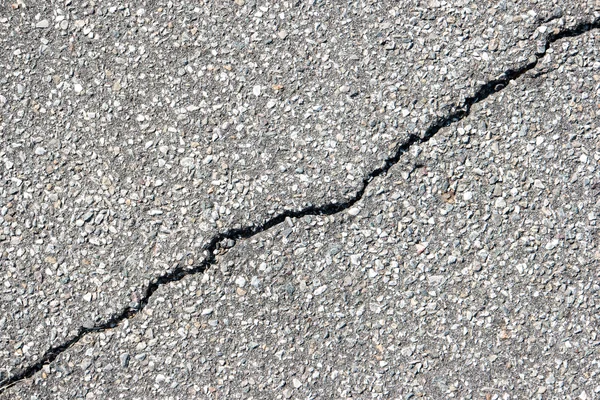
//> input picture Lab 5/Asphalt cracks/Asphalt-1.png, 600 x 400 px
$ ./1   (built with g++ and OpenCV 4)
//> lines starting //> are read from the running program, lines starting //| are printed output that depends on the picture; after the words box and inside, x2 and y2 are one past the last pixel; in counts of white or black regions, pixels touching at a corner belong together
#include <iostream>
#include "opencv2/imgproc.hpp"
#include "opencv2/highgui.hpp"
#include <assert.h>

using namespace cv;
using namespace std;

const std::string ASPHALT_WINDOW = "Asphalt window.";

void contrast_stretch(const Mat &src, Mat &dst, float low_level_ratio);
void segment(Mat &src, Mat &dst);
void show_asphalt(Mat &img);

int main(int argc, char **argv)
{
    Mat asphalt_1 = imread("Asphalt cracks/Asphalt-1.png");
//> asphalt_1 is the input picture: 400 rows x 600 cols, CV_8UC3; mean B, G, R 158.6, 160.9, 162.4
    Mat asphalt_2 = imread("Asphalt cracks/Asphalt-2.png");
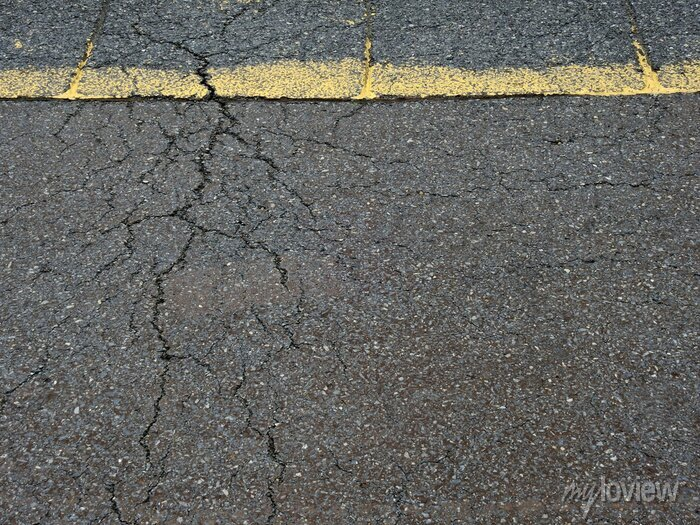
//> input picture Lab 5/Asphalt cracks/Asphalt-2.png, 700 x 525 px
//> asphalt_2 is the input picture: 525 rows x 700 cols, CV_8UC3; mean B, G, R 97.7, 101.8, 101.6
    Mat asphalt_3 = imread("Asphalt cracks/Asphalt-3.png");
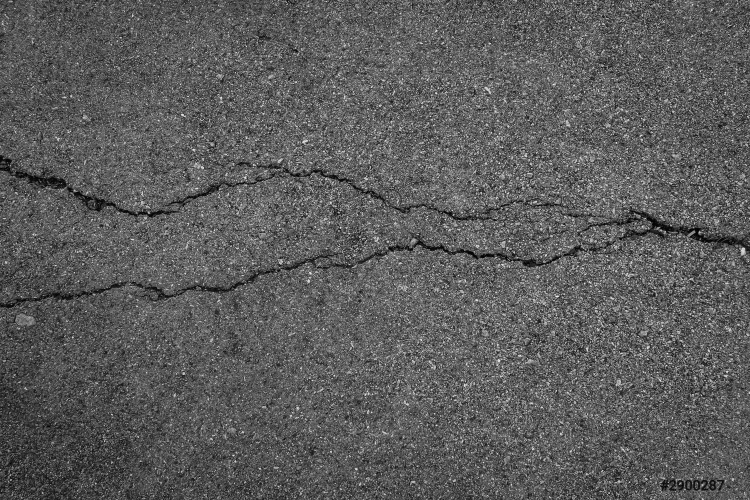
//> input picture Lab 5/Asphalt cracks/Asphalt-3.png, 1500 x 1000 px (shown at 1/2 size)
//> asphalt_3 is the input picture: 1000 rows x 1500 cols, CV_8UC3; min 0, max 255, mean 92
    Mat asphalt_1_gray;
    Mat asphalt_2_gray;
    Mat asphalt_3_gray;

    cvtColor(asphalt_1, asphalt_1_gray, COLOR_BGR2GRAY);
    cvtColor(asphalt_2, asphalt_2_gray, COLOR_BGR2GRAY);
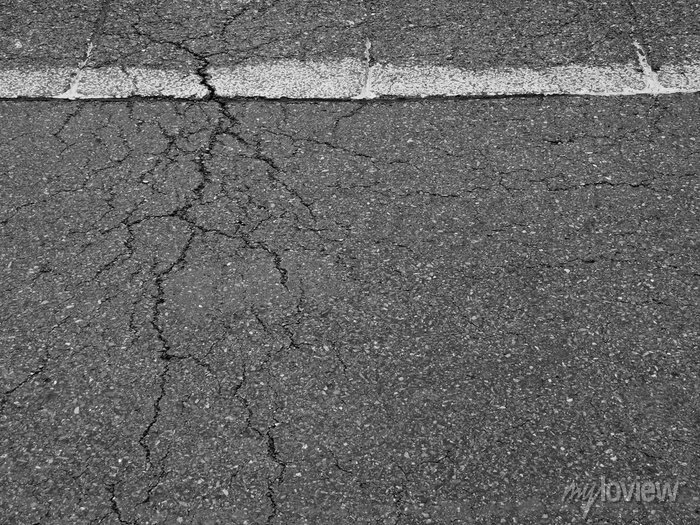
//> asphalt_2_gray: 525 rows x 700 cols, CV_8UC1; min 0, max 254, mean 101.3
    cvtColor(asphalt_3, asphalt_3_gray, COLOR_BGR2GRAY);
    namedWindow(ASPHALT_WINDOW, WINDOW_AUTOSIZE);

    Mat dst;
    segment(asphalt_1_gray, dst);
    segment(asphalt_2_gray, dst);
    segment(asphalt_3_gray, dst);
}

void segment(Mat &src, Mat &dst)
{
    equalizeHist(src, dst);
    //show_asphalt(dst);

    contrast_stretch(dst.clone(), dst, 8);
    //show_asphalt(dst);

    bilateralFilter(dst.clone(), dst, 25, 20, 230, BORDER_DEFAULT);
//> dst: 400 rows x 600 cols, CV_8UC1; min 4, max 235, mean 222.3
    //show_asphalt(dst);

    medianBlur(dst.clone(), dst, 3);
    //show_asphalt(dst);

    bilateralFilter(dst.clone(), dst, 31, 40, 130, BORDER_DEFAULT);
    //show_asphalt(dst);

    medianBlur(dst.clone(), dst, 3);
    //show_asphalt(dst);

    threshold(dst.clone(), dst, 70, 255, THRESH_BINARY_INV);
//> dst: 400 rows x 600 cols, CV_8UC1; 2.1% white; 24 white regions (16 under 20 px), largest, box (x1, y1, x2, y2) and area: (100, 179, 368, 330) 2224, (369, 59, 538, 177) 1529, (0, 326, 93, 388) 694
//> in segment (call 2), `bilateralFilter(dst.clone(), dst, 25, 20, 230, BORDER_DEFAULT);`: dst: 525 rows x 700 cols, CV_8UC1; min 5, max 235, mean 222.7
//> in segment (call 2), `threshold(dst.clone(), dst, 70, 255, THRESH_BINARY_INV);`:
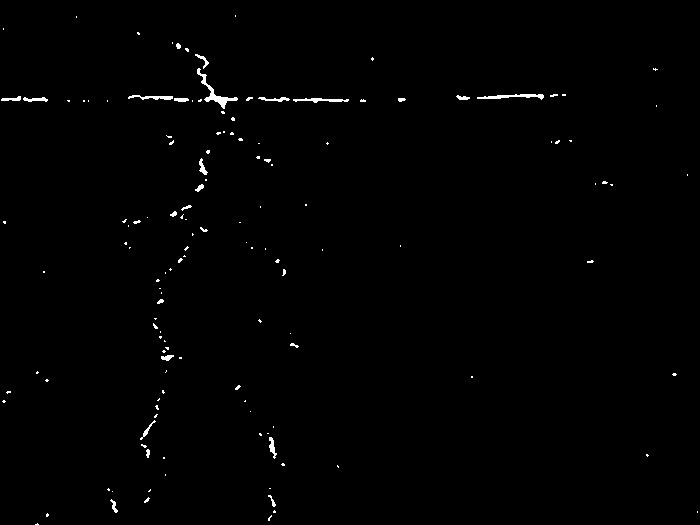
//> dst: 525 rows x 700 cols, CV_8UC1; 0.68% white; 139 white regions (114 under 20 px), largest, box (x1, y1, x2, y2) and area: (197, 68, 238, 109) 299, (477, 94, 544, 100) 198, (293, 98, 349, 103) 149
//> in segment (call 3), `equalizeHist(src, dst);`:
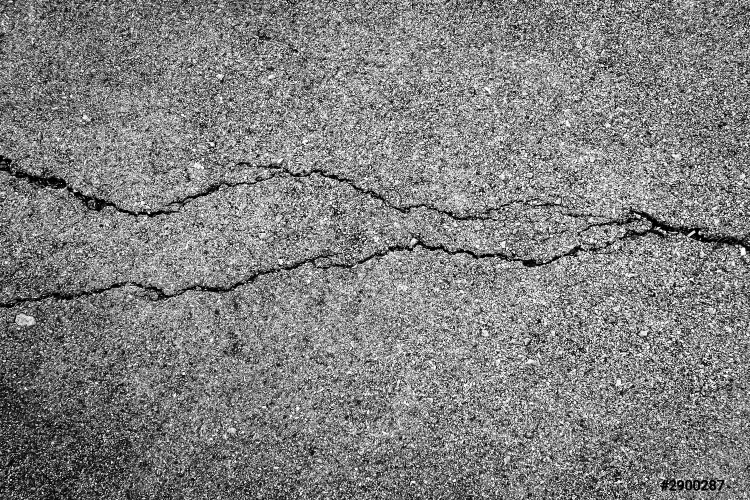
//> dst: 1000 rows x 1500 cols, CV_8UC1 (shown at 1/2 size); min 0, max 255, mean 128.3
//> in segment (call 3), `bilateralFilter(dst.clone(), dst, 25, 20, 230, BORDER_DEFAULT);`: dst: 1000 rows x 1500 cols, CV_8UC1; min 0, max 235, mean 222.4
//> in segment (call 3), `medianBlur(dst.clone(), dst, 3);`:
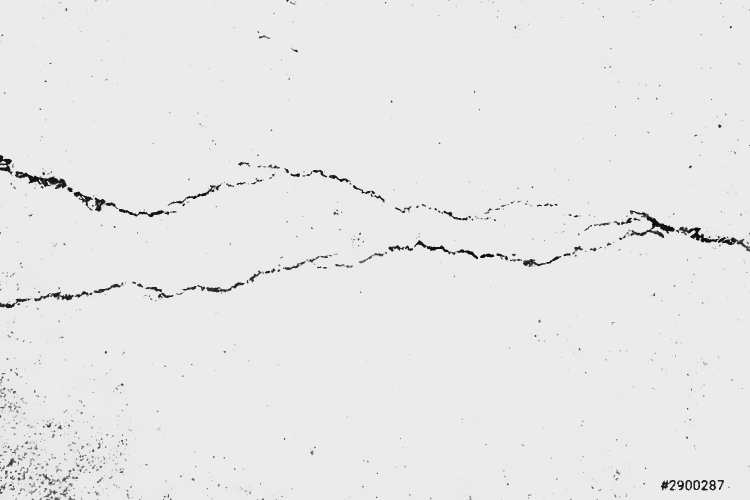
//> dst: 1000 rows x 1500 cols, CV_8UC1 (shown at 1/2 size); min 9, max 235, mean 232.1
//> in segment (call 3), `threshold(dst.clone(), dst, 70, 255, THRESH_BINARY_INV);`:
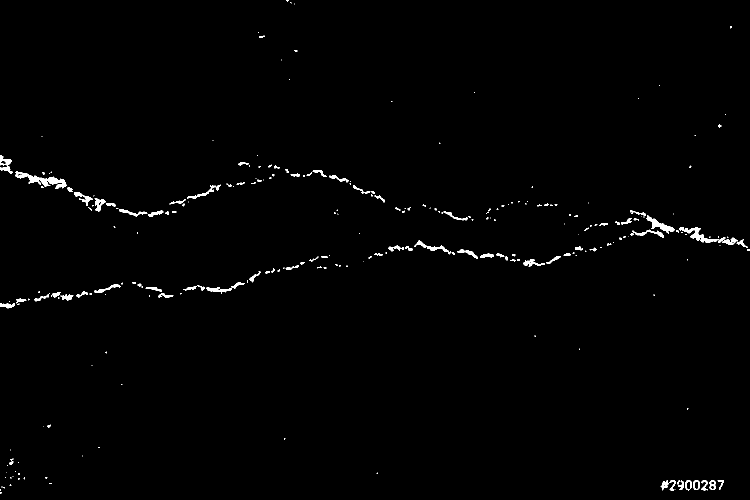
//> dst: 1000 rows x 1500 cols, CV_8UC1 (shown at 1/2 size); 0.89% white; 254 white regions (153 under 20 px), largest, box (x1, y1, x2, y2) and area: (30, 343, 133, 378) 1169, (1359, 454, 1438, 485) 699, (1293, 430, 1349, 467) 608
    show_asphalt(dst);
}

void show_asphalt(Mat &img)
{
    imshow(ASPHALT_WINDOW, img);
    waitKey(0);
}

void contrast_stretch(const Mat &src, Mat &dst, float low_level_ratio)
{
    uchar ref = 235;
    Mat lut(1, 256, CV_8U);
    for (int i = 0; i < 256; i++)
    {
        if (i < ref / low_level_ratio)
        {
            lut.at<uchar>(0, i) = saturate_cast<uchar>((uchar)(low_level_ratio * i));
        }
        else
        {
            uchar m = (255 - ref) / (255 - ref / low_level_ratio);
            uchar q = ref - m * (ref / low_level_ratio);
            lut.at<uchar>(0, i) = saturate_cast<uchar>((uchar)(m * i + q));
        }
    }

    // Apply the gamma correction using the lookup table
    LUT(src, lut, dst);
}
